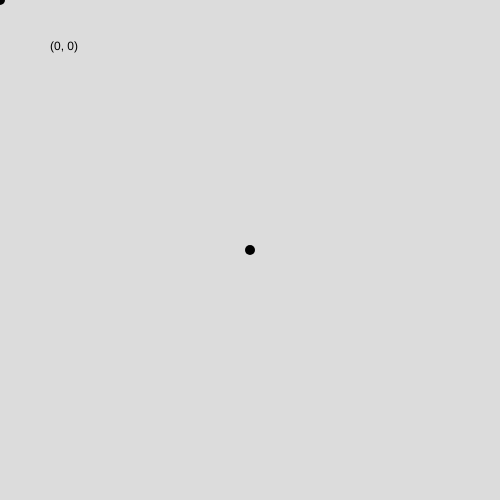
Frame 1 (no input)
Frame 60 (no input): identical to frame 1, image omitted
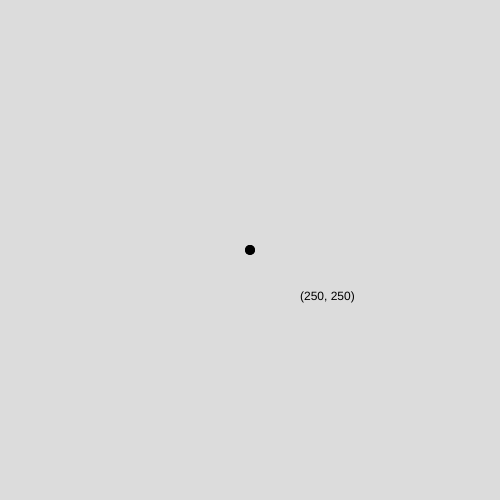
Frame 120 (the mouse pressed at the canvas centre since frame 60)

The p5.js sketch that drew these frames (run headless with seeded random() and noise() and a simulated clock; from frame 60 on, the mouse is pressed at the canvas centre):

// p5.js sketch
// ── sketch.js
function setup() {
  createCanvas(500, 500);
  
  }

function draw() {
   background(220); 
 
  strokeWeight(10);
  point(250,250);
  
  point(mouseX, mouseY);

  text("(" + mouseX + ", " + mouseY + ")", mouseX + 50, mouseY + 50);


}
